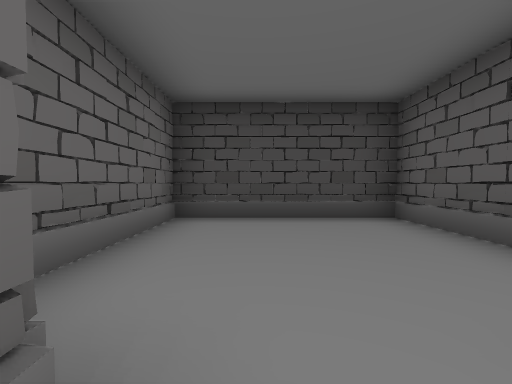
[1] (above)

22 first-person views from a walk through a Unity game level. The camera is 1.2 m above the floor, tilts 2° down and sees 90° across. The floor is counted in squares, 2 m on a side. Each view is taken from the middle of a square. On the plan, view 1 faces up. The plan holds only what a view shows up to about 9 squares ahead; the rest is blank. The player is left out. Some animated figures are not drawn.

[2]
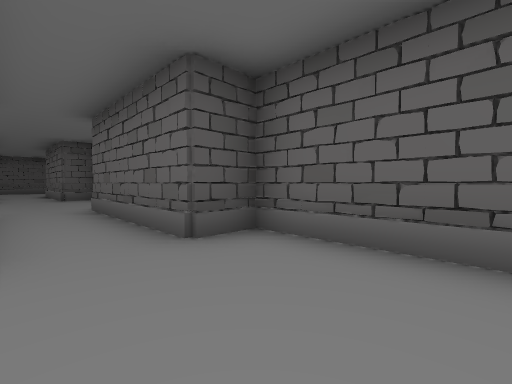

[3]
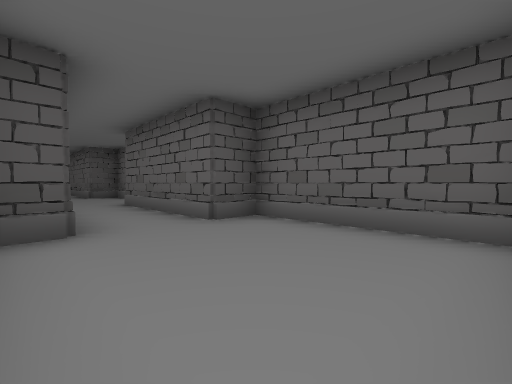

[4]
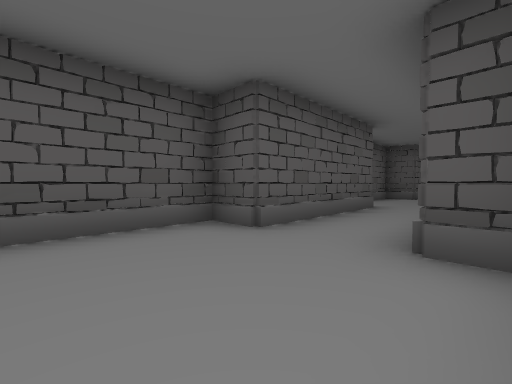

[5]
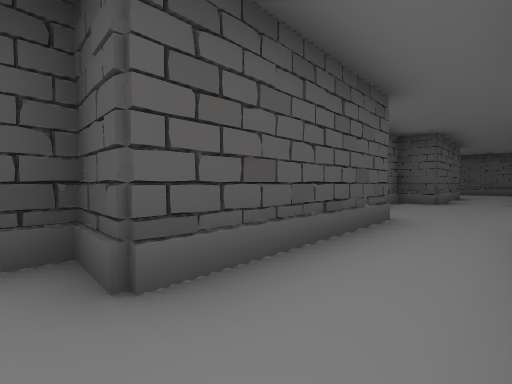

[6]
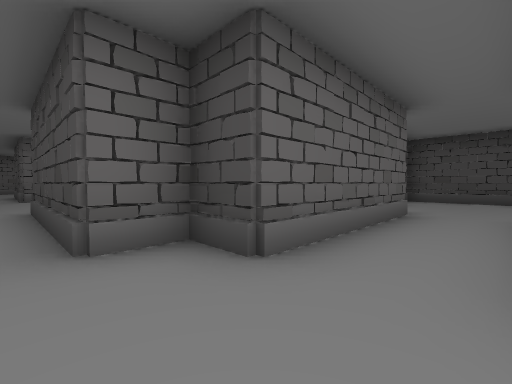

[7]
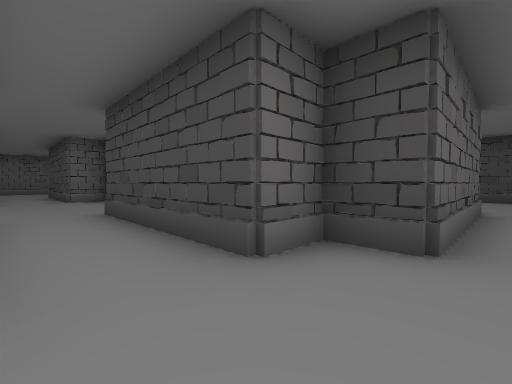

[8]
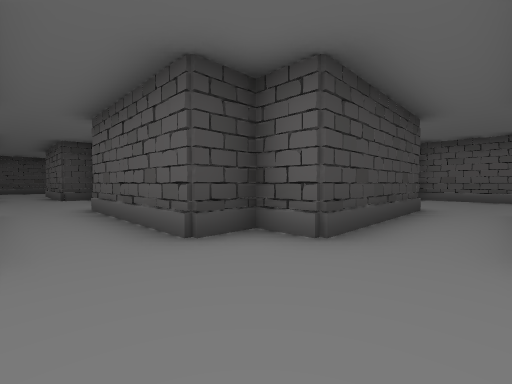

[9]
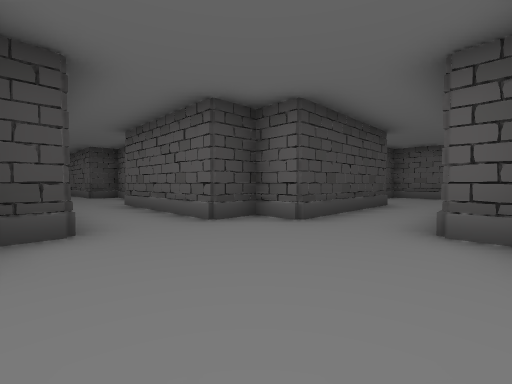

[10]
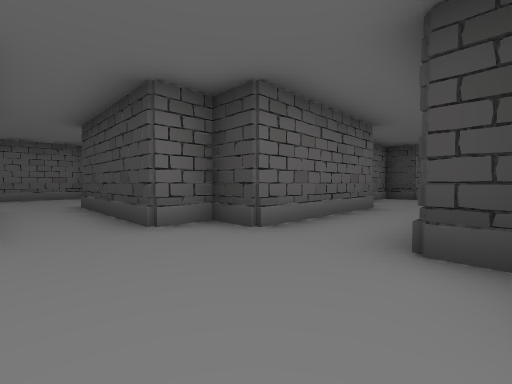

[11]
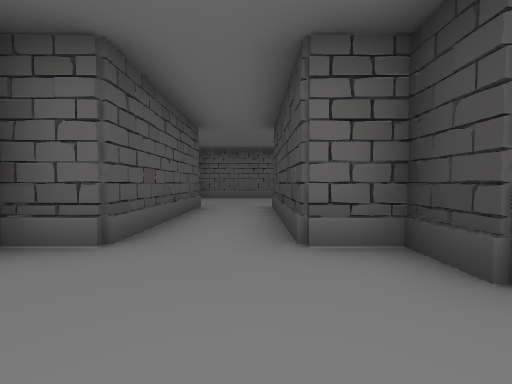

[12]
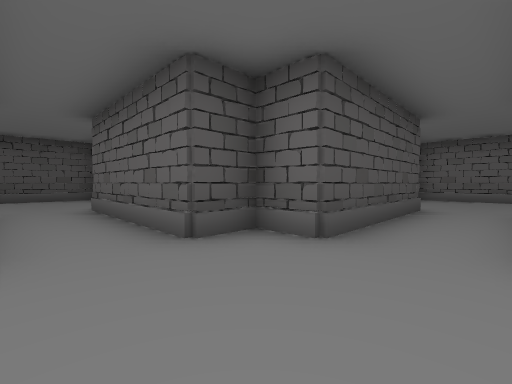

[13]
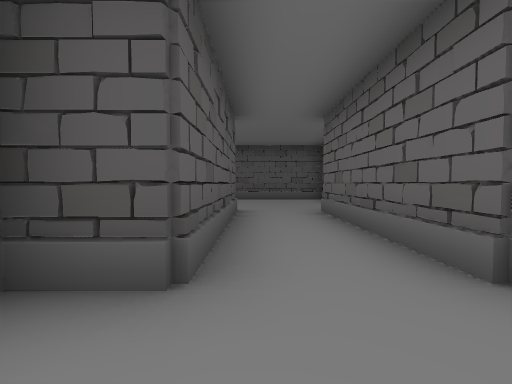

[14]
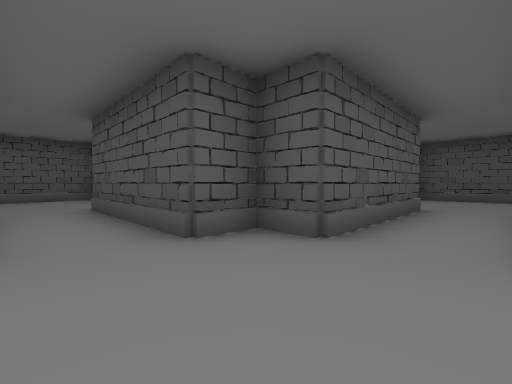

[15]
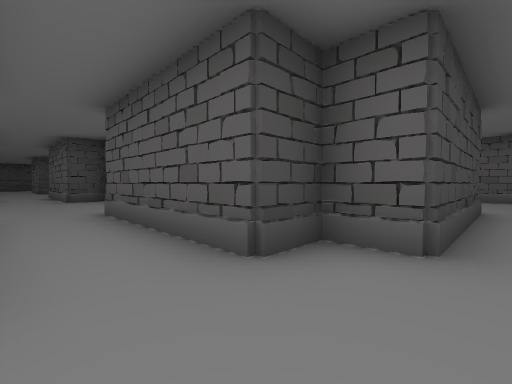

[16]
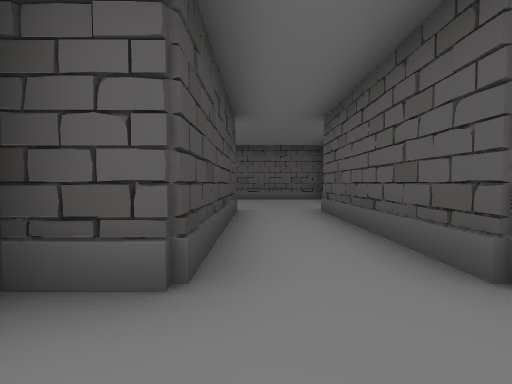

[17]
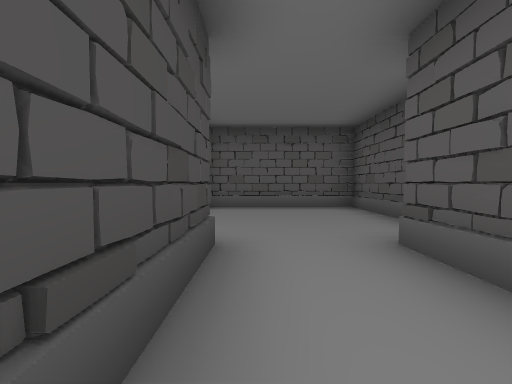

[18]
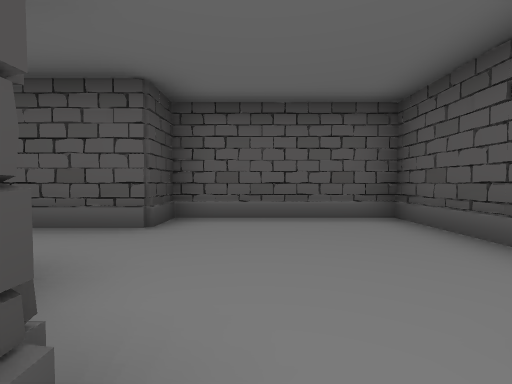

[19]
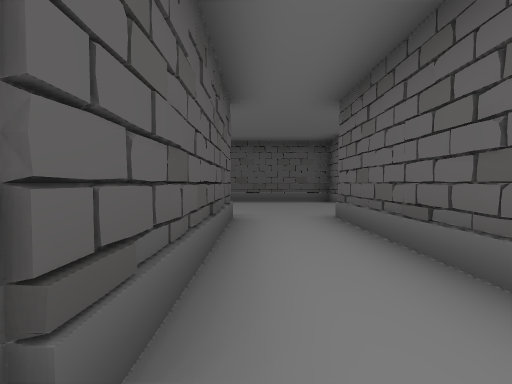

[20]
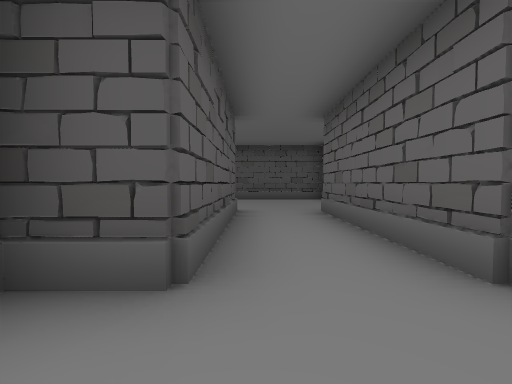

[21]
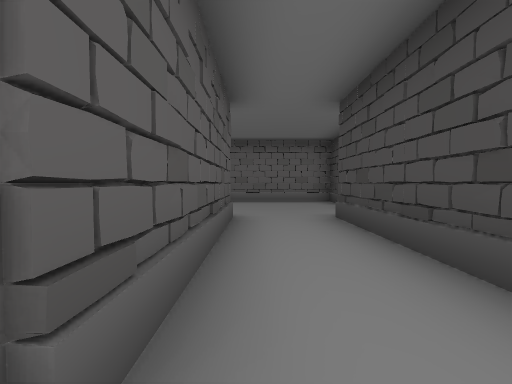

[22]
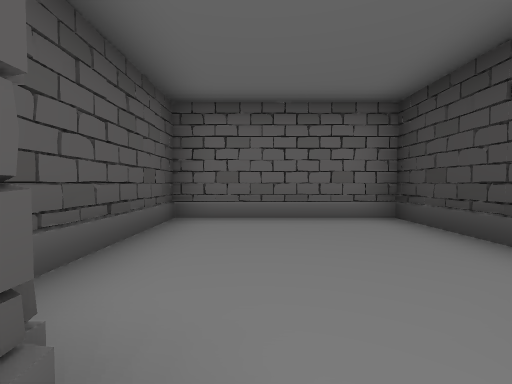

### Floor plan
Points are (right, up) in squares from view 1. A wall is a line through its corners. A room is listed if a view was taken in it or the views show most of it. See-through windows are left out.
Room 1 (views 1, 6, 7, 19, 20)
walls: (1.4, -3.5) (1.4, 0.5); (-0.4, -3.6) (-1.3, -3.6) (-1.5, -4.6); (-1.4, -3.7) (-1.4, -4.6); (1.4, -7.5) (2.4, -7.3) (2.4, -3.6); (1.4, -7.5) (2.4, -7.5); (1.3, 0) (1.5, 0.5); (-0.4, 0.5) (-0.4, -3.5) (-1.3, -3.6)
ways out: opening at (0.5, 0) to room 2; opening at (-1, -6) to room 3; opening at (1, -8) to room 6
Room 2 (views 2, 3, 4, 5)
walls: (-1.3, 3) (-1.8, 2.8); (-0.9, 0.7) (-0.4, 0.5); (-1.4, 0.6) (-0.4, 0.6); (1.5, 0.6) (2.4, 0.6); (1.5, 0.5) (2.4, 0.7) (2.4, 4.4) (-1.4, 4.4) (-1.4, 0.7) (-0.4, 0.5)
ways out: opening at (0.5, 0) to room 1
Room 3 (views 8, 10, 11, 12, 13, 14)
walls: (-6, -3.7) (-6.6, -3.4) (-6.6, 0.5); (-5.6, -3.6) (-6.6, -3.6); (-8.4, -3.6) (-9.3, -3.6) (-9.5, -4.6); (-5.6, -7.3) (-5.6, -6.4); (-9.5, -3.6) (-9.5, -4.6); (-6.6, -7.5) (-5.6, -7.3) (-5.5, -6.4) (-1.5, -6.4); (-6.6, -7.5) (-5.6, -7.5); (-1.5, -4.6) (-5.6, -4.6) (-5.6, -3.7) (-6.6, -3.5); (-8.4, 0.5) (-8.4, -3.5) (-9.3, -3.6); (-1.4, -7.5) (-0.4, -7.5)
ways out: opening at (-1, -6) to room 1; opening at (-9, -6) to room 4; opening at (-7, -7) to room 5; opening at (0, -7) to room 6; opening at (-7.5, 0)
Room 4 (views 9, 21, 22)
walls: (-13.6, -6.4) (-9.5, -6.4) (-9.3, -7.4) (-8.4, -7.6); (-15.4, -3.6) (-17.4, -3.6) (-17.4, -7.5) (-14.4, -7.5); (-9.5, -6.4) (-9.5, -7.4); (-9.5, -4.6) (-13.5, -4.6); (-9.3, -7.5) (-8.4, -7.5)
ways out: opening at (-9, -6) to room 3; opening at (-8, -7) to room 5
Room 5 (views 15, 16, 17, 18)
walls: (-5.6, -12.6) (-5.6, -11.7) (-6.6, -11.5) (-6.6, -7.5); (-6, -11.7) (-6.6, -11.5); (-5.6, -14.4) (-1.4, -14.4) (-1.4, -15.4) (-0.4, -15.4); (-5.6, -11.6) (-6.6, -11.6); (-9.4, -15.4) (-5.6, -15.4); (-1.4, -12.6) (-5.5, -12.6) (-5.6, -11.7); (-8.4, -7.6) (-8.4, -11.5)
ways out: opening at (-7, -7) to room 3; opening at (-8, -7) to room 4; opening at (-1.3, -14) to room 6
Room 6 (no view inside)
walls: (2.4, -11.6) (1.4, -11.6); (-0.4, -15.4) (2.4, -15.4) (2.4, -11.7) (1.4, -11.5) (1.4, -7.5); (-0.4, -7.5) (-0.4, -11.5)
ways out: opening at (1, -8) to room 1; opening at (0, -7) to room 3; opening at (-1.3, -14) to room 5

Where each view was taken, in squares from view 1:
view 1: 0 up, 0 right, facing up
view 2: 3 up, 1 right, facing down-left
view 3: 4 up, 2 right, facing down-left
view 4: 3 up, 1 left, facing down-right
view 5: 1 up, 0 right, facing down-right
view 6: 5 down, 1 right, facing up-left
view 7: 6 down, 0 right, facing up-left
view 8: 6 down, 8 left, facing up-right
view 9: 7 down, 9 left, facing up-right
view 10: 6 down, 6 left, facing up-left
view 11: 5 down, 7 left, facing left
view 12: 5 down, 7 left, facing down-left
view 13: 6 down, 7 left, facing down
view 14: 5 down, 8 left, facing down-right
view 15: 13 down, 8 left, facing up-right
view 16: 13 down, 7 left, facing right
view 17: 13 down, 4 left, facing right
view 18: 13 down, 2 left, facing right
view 19: 7 down, 1 right, facing down
view 20: 6 down, 1 right, facing down
view 21: 6 down, 9 left, facing left
view 22: 6 down, 13 left, facing left
